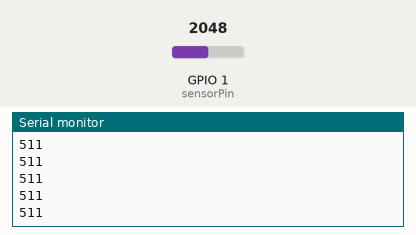
A sketch run on a simulated ESP32-S3. Shown: the last lines printed to the serial monitor. The inputs (shaded band) are chosen by the test bench; at power-on: GPIO 1 (sensorPin) = 2048.

Above: at 1.2 s.
1.3 s: GPIO 1 (sensorPin) set to 2866
At 1.32 s:
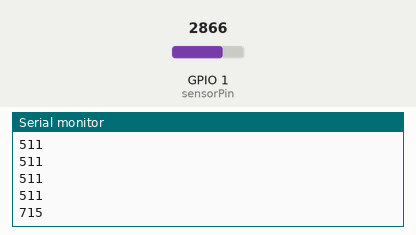
2.8 s: GPIO 1 (sensorPin) set to 3603
At 2.82 s:
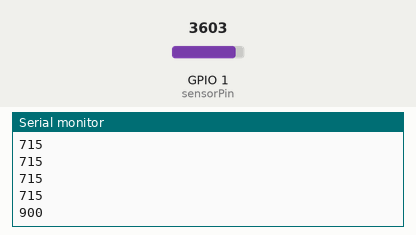
Timing chart, 0 to 5.8 s (numbered marks = the images above; inputs shaded):
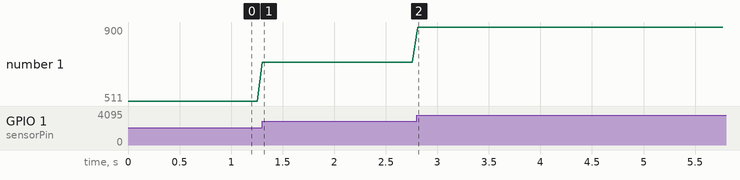

Measured:
- after the input at 1.3 s, the serial monitor: prints a new line at once (image 1)
- after the input at 2.8 s, the serial monitor: prints a new line at once (image 2)
- plotted number 1: 511 → 715 after the input at 1.3 s, 715 → 900 after the input at 2.8 s

The sketch:

ARDUINOcode.ino
```cpp
// Pin connected to your analog sensor (potentiometer, LDR, etc.)
const int sensorPin = 1;  // Changed to GPIO 1

void setup() {
  Serial.begin(9600); // Must match baudRate in p5.js
}

void loop() {
  int sensorValue = analogRead(sensorPin);  // Read analog sensor (0-4095 on ESP32-S3)

  // Map to 0-1023 to match p5.js expectations
  int mappedValue = map(sensorValue, 0, 4095, 0, 1023);

  Serial.println(mappedValue); // Send value over Serial
  delay(50);                   // Small delay for stability (~20Hz updates)
}
```
